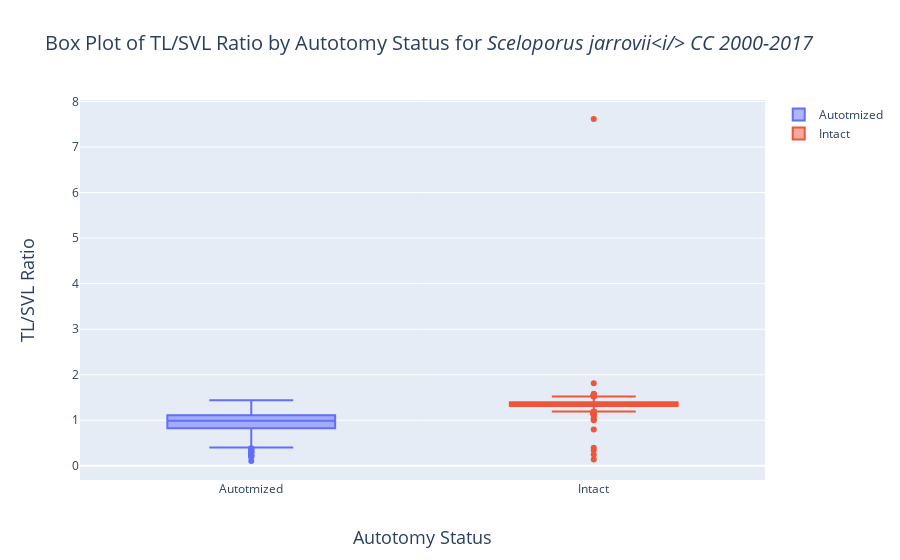

The code cell stored with this chart in its notebook:
### Code cell
intactRatio = go.Box(y=dfPred.loc[dfPred.autotomized==False].tl_svl, name = 'Intact')
autotomizedRatio = go.Box(y=dfPred.loc[dfPred.autotomized].tl_svl, name = 'Autotmized')
data = [autotomizedRatio, intactRatio]
layout = go.Layout(
    title = 'Box Plot of TL/SVL Ratio by Autotomy Status for <i>Sceloporus jarrovii<i/> CC 2000-2017',
    titlefont = dict(
        size = 20),
    xaxis = dict(
        dtick = 1,
        title = 'Autotomy Status',
        titlefont = dict(
            size = 18)),
    yaxis = dict(
        title = 'TL/SVL Ratio',
        titlefont = dict(
            size = 18))
)

fig = go.Figure(
        data = data,
        layout = layout)

iplot(fig, filename = 'Box Plot of TL/SVL Ratio by Autotomy Status for <i>Sceloporus jarrovii<i/> CC 2000-2017.html')
# plot(fig, filename = 'Box Plot of TL/SVL Ratio by Autotomy Status for <i>Sceloporus jarrovii<i/> CC 2000-2017.html')

### Figure 1 — Plotly figure (JSON) as saved in the notebook; plotly's stock layout.template omitted (floating-point values rounded to 4 significant figures; data arrays with more than 128 entries replaced by an {"elided": "..."} marker saying what was removed)
{"data": [{"name": "Autotmized", "type": "box", "y": {"elided": "435 float values"}}, {"name": "Intact", "type": "box", "y": {"elided": "1036 float values"}}], "layout": {"title": {"font": {"size": 20}, "text": "Box Plot of TL/SVL Ratio by Autotomy Status for <i>Sceloporus jarrovii<i/> CC 2000-2017"}, "xaxis": {"dtick": 1, "title": {"font": {"size": 18}, "text": "Autotomy Status"}}, "yaxis": {"title": {"font": {"size": 18}, "text": "TL/SVL Ratio"}}}}
